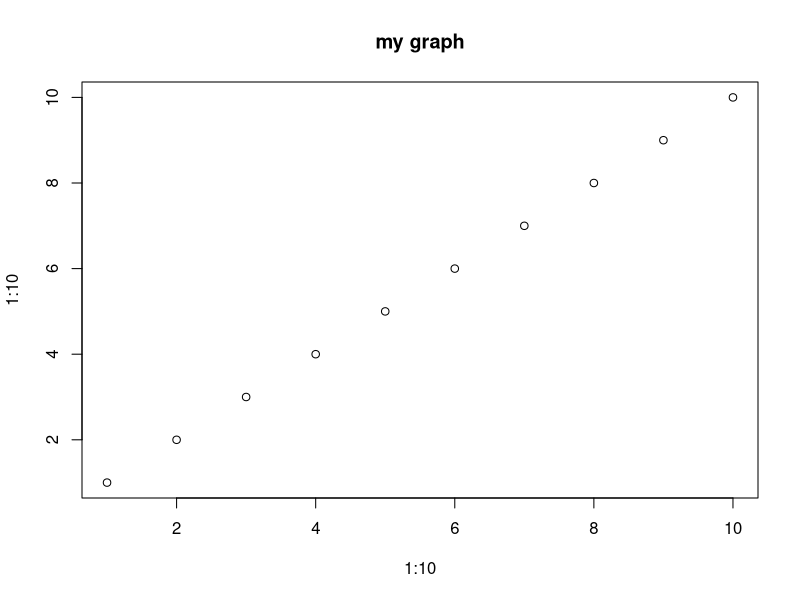

Here is the R script that generated this plot:
#' my cool script
rm(list=ls())

my_variable <- c(1,2,3,4,5,6)
My_Variable <- 5

ls()
str(my_variable)

#' 
plot(x= 1:10, y= 1:10, main = "my graph")








